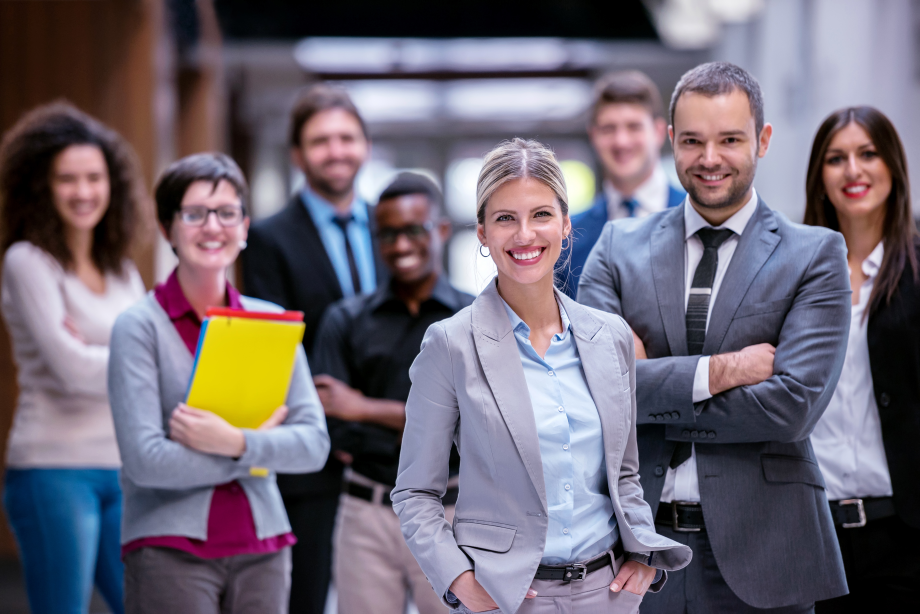
#> input picture Haarcascade Classifier/images/faces_001.jpg, 3680 x 2456 px (shown at 1/4 size)
$ jupyter execute Image-Face-Detection-Cascade-Classifier.ipynb   (shell and % lines are left out)
#> lines starting #> are read from the running program, lines starting #| are printed output that depends on the picture; after the words box and inside, x2 and y2 are one past the last pixel; in counts of white or black regions, pixels touching at a corner belong together
[cell 1]
import cv2
import numpy as np
import matplotlib.pyplot as plt

[cell 2]
image = cv2.imread('images/faces_001.jpg')
#> image is the input picture: shape (2456, 3680, 3); mean B, G, R 114.9, 102.8, 110.5
image = cv2.cvtColor(image, cv2.COLOR_BGR2RGB)

[cell 3]
image.shape
#> Out = (2456, 3680, 3)

[cell 4]
plt.imshow(image)

[cell 5]
image = cv2.resize(image, (800,600))
#> image: shape (600, 800, 3)

[cell 6]
image.shape
#> Out = (600, 800, 3)

[cell 7]
plt.imshow(image)

[cell 8]
image_gray = cv2.cvtColor(image, cv2.COLOR_RGB2GRAY)
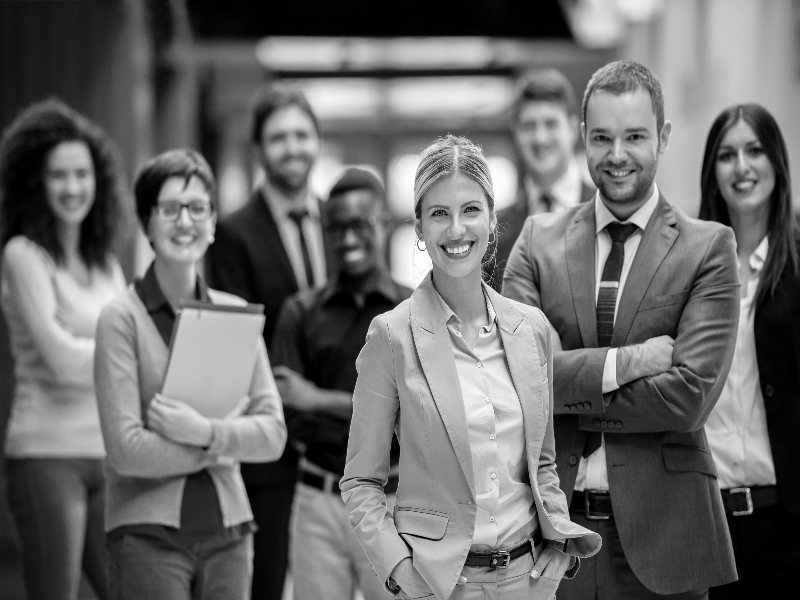
#> image_gray: shape (600, 800); min 0, max 255, mean 106.4

[cell 9]
image_gray.shape
#> Out = (600, 800)

[cell 10]
#cv2.imshow("Gray",image_gray)
#cv2.waitKey(0)
#cv2.destroyAllWindows()

[cell 11]
plt.imshow(image_gray)

## Detecting Faces

[cell 12]
face_detector = cv2.CascadeClassifier('haarcascade_frontalface_default.xml')

[cell 13]
detections = face_detector.detectMultiScale(image_gray)
#> detections = [[714, 370, 49, 49], [453, 339, 59, 59], [507, 99, 70, 70], [257, 111, 68, 68], [35, 148, 69, 69], [147, 180, 76, 76], [704, 125, 77, 77], [514, 151, 64, 64], [571, 99, 99, 99], [411, 177, 91, 91], [320, 184, 110, 110]]

[cell 14]
detections
#> Out has the same summary as detections

[cell 15]
len(detections) # faces detected
#> Out = 11

[cell 16]
for (x,y,w,h) in detections:
    #print(x,y,w,h)
    cv2.rectangle(image, (x,y), (x+w,y+h), (255,255,0), 2)
#> this loop made 11 passes
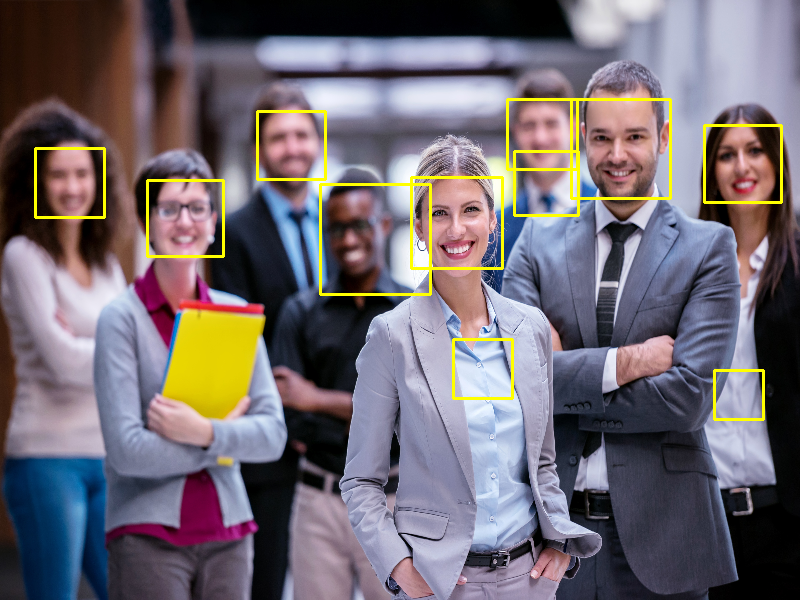
#> image: shape (600, 800, 3); mean R, G, B 112.9, 105.4, 112

plt.imshow(image)
#cv2.imshow('Detected',image)
#cv2.waitKey(0)
#cv2.destroyAllWindows()

## Improve False Postive bounding box with Haarcascade parameters

[cell 17]
image = cv2.imread('images/faces_001.jpg')
#image = cv2.cvtColor(image, cv2.COLOR_BGR2RGB)
image = cv2.resize(image, (800,600))
image_gray = cv2.cvtColor(image, cv2.COLOR_RGB2GRAY)
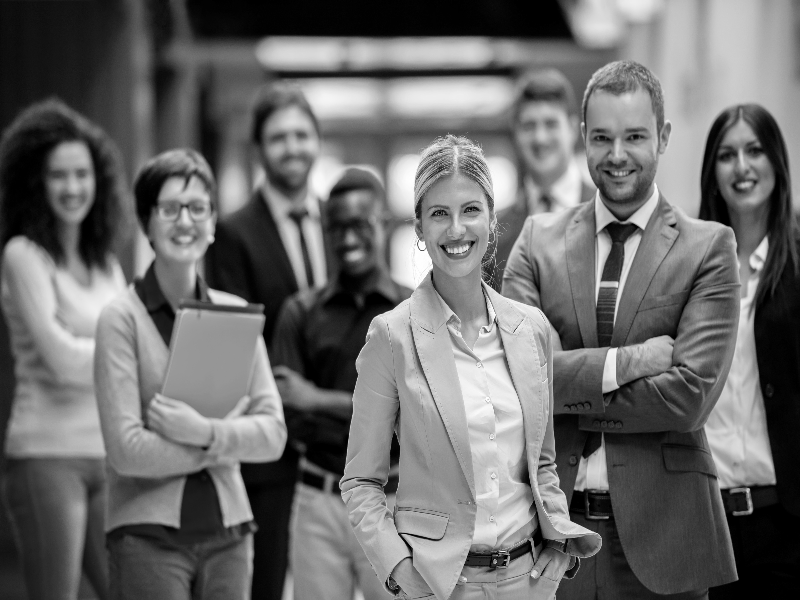
#> image_gray: shape (600, 800); min 0, max 255, mean 107.2
face_detector = cv2.CascadeClassifier('haarcascade_frontalface_default.xml')
detections = face_detector.detectMultiScale(image_gray, scaleFactor=1.45)  # parameter passed
#> detections = [[504, 97, 73, 73], [254, 109, 73, 73], [703, 127, 73, 73], [34, 146, 73, 73], [147, 181, 73, 73], [566, 97, 106, 106], [404, 172, 106, 106]]
for (x,y,w,h) in detections:
    cv2.rectangle(image, (x,y), (x+w, y+h), (0,255,0), 2)
#> this loop made 7 passes
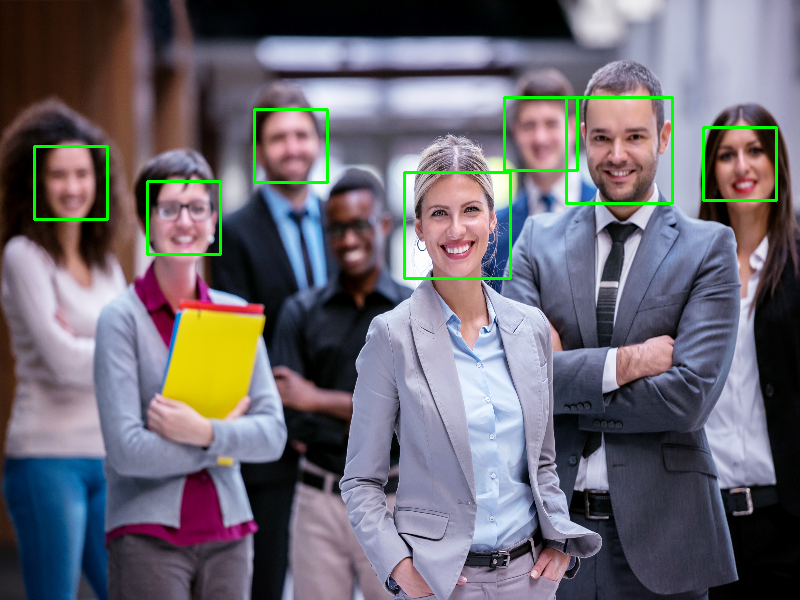
#> image: shape (600, 800, 3); mean B, G, R 113, 104.7, 108.5
plt.imshow(image)

cv2.imshow('Detected',image)
cv2.waitKey(0)
cv2.destroyAllWindows()

[cell 18]
image = cv2.imread('images/faces_002.jpg')
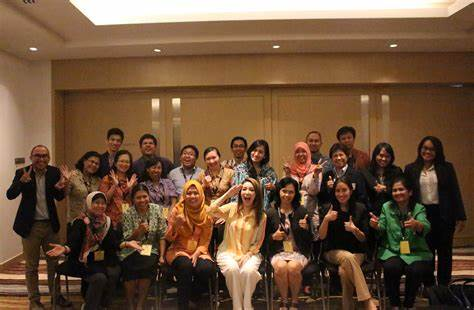
#> input picture Haarcascade Classifier/images/faces_002.jpg, 474 x 310 px
#> image is the input picture: shape (310, 474, 3); mean B, G, R 57.1, 80.7, 108.8
#image = cv2.cvtColor(image, cv2.COLOR_BGR2RGB)
image = cv2.resize(image, (800,600))
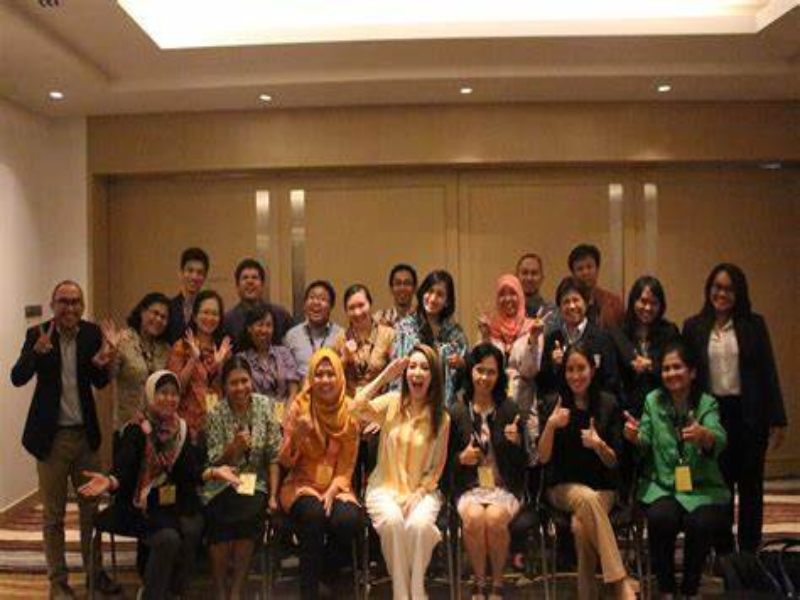
#> image: shape (600, 800, 3); mean B, G, R 56.9, 80.5, 108.7
image_gray = cv2.cvtColor(image, cv2.COLOR_RGB2GRAY)
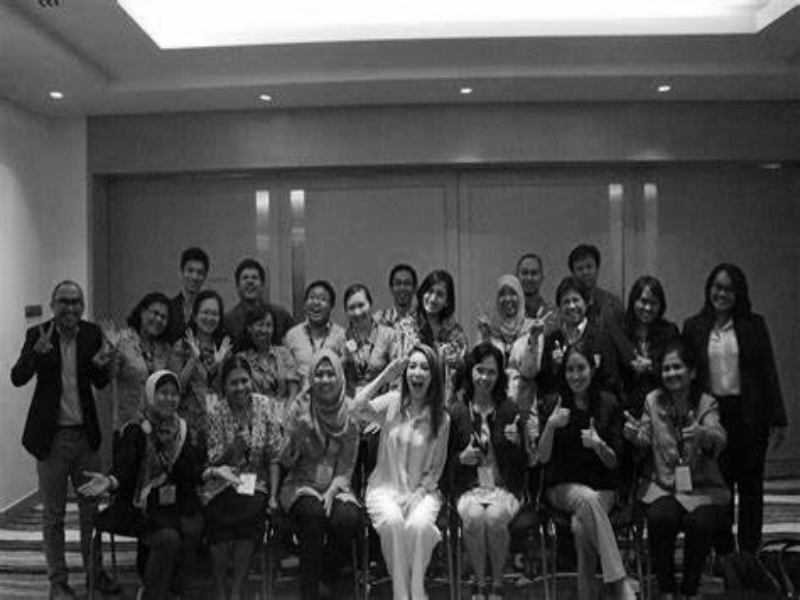
#> image_gray: shape (600, 800); min 0, max 255, mean 76.7
face_detector = cv2.CascadeClassifier('haarcascade_frontalface_default.xml')
#detections = face_detector.detectMultiScale(image_gray, scaleFactor=1.45, minNeighbors=6, minSize=(14,14), maxSize=(100,100)) # parameter passed
face_detections = face_detector.detectMultiScale(image_gray, scaleFactor=1.1) # parameter passed
#> face_detections = 20 rows, first 6: [570, 256, 32, 32], [178, 258, 34, 34], [515, 262, 30, 30], [235, 266, 30, 30], [388, 272, 29, 29], [556, 288, 32, 32]
for (x,y,w,h) in face_detections:
    #print(w,h)
    cv2.rectangle(image, (x,y), (x+w, y+h), (0,255,0), 2)
#> this loop made 20 passes
#> (x, y, w, h) on passes 1 to 12: (570, 256, 32, 32), (178, 258, 34, 34), (515, 262, 30, 30), (235, 266, 30, 30), (388, 272, 29, 29), (556, 288, 32, 32), (194, 301, 30, 30), (152, 381, 32, 32), (706, 276, 33, 33), (302, 286, 32, 32), (632, 290, 32, 32), (139, 302, 29, 29)
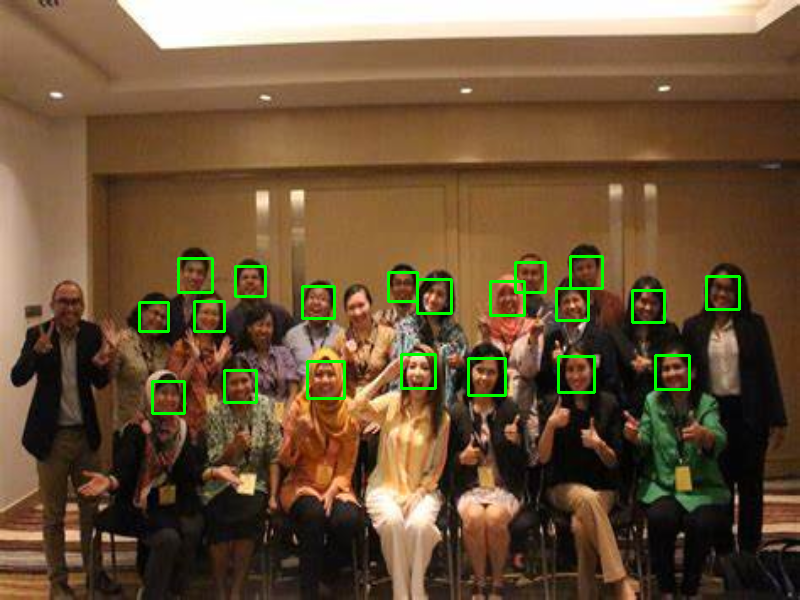
#> image: shape (600, 800, 3); 1.58% of pixels changed, all inside (x1, y1, x2, y2) = (138, 255, 741, 415)
plt.imshow(image)

cv2.imshow('Detected',image)
cv2.waitKey(0)
cv2.destroyAllWindows()

## Eye Detection

[cell 19]
image = cv2.imread('images/faces_001.jpg')
image = cv2.cvtColor(image, cv2.COLOR_BGR2RGB)
image = cv2.resize(image, (800,600))
image_gray = cv2.cvtColor(image, cv2.COLOR_RGB2GRAY)
face_detector = cv2.CascadeClassifier('haarcascade_frontalface_default.xml')
eye_detector = cv2.CascadeClassifier('haarcascade_eye.xml')
#detections = face_detector.detectMultiScale(image_gray, scaleFactor=1.45, minNeighbors=6, minSize=(14,14), maxSize=(100,100)) # parameter passed
face_detections = face_detector.detectMultiScale(image_gray, scaleFactor=1.2) # parameter passed
#> face_detections = [[507, 99, 71, 71], [257, 110, 69, 69], [36, 149, 69, 69], [705, 126, 75, 75], [146, 179, 77, 77], [570, 102, 95, 95], [410, 176, 92, 92]]
for (x,y,w,h) in face_detections:
    cv2.rectangle(image, (x,y), (x+w, y+h), (0,255,0), 2)
#> this loop made 7 passes
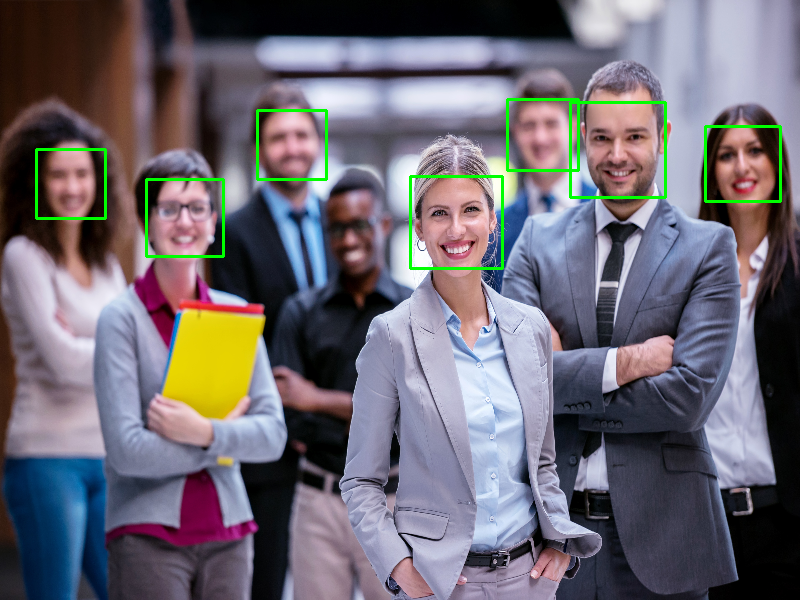
#> image: shape (600, 800, 3); mean R, G, B 108.7, 104.7, 113.2

eye_detections = eye_detector.detectMultiScale(image_gray, scaleFactor=1.12, maxSize=(35,35))
#> eye_detections = [[538, 111, 24, 24], [293, 125, 21, 21], [621, 126, 23, 23], [588, 126, 25, 25], [743, 140, 22, 22], [717, 144, 22, 22], [69, 162, 22, 22], [536, 194, 21, 21], [459, 199, 24, 24], [426, 201, 24, 24], [180, 167, 26, 26], [169, 223, 29, 29]]
for (x,y,w,h) in eye_detections:
    #print(w,h)
    cv2.rectangle(image, (x,y), (x+w, y+h), (0,0,255), 2)
#> this loop made 12 passes
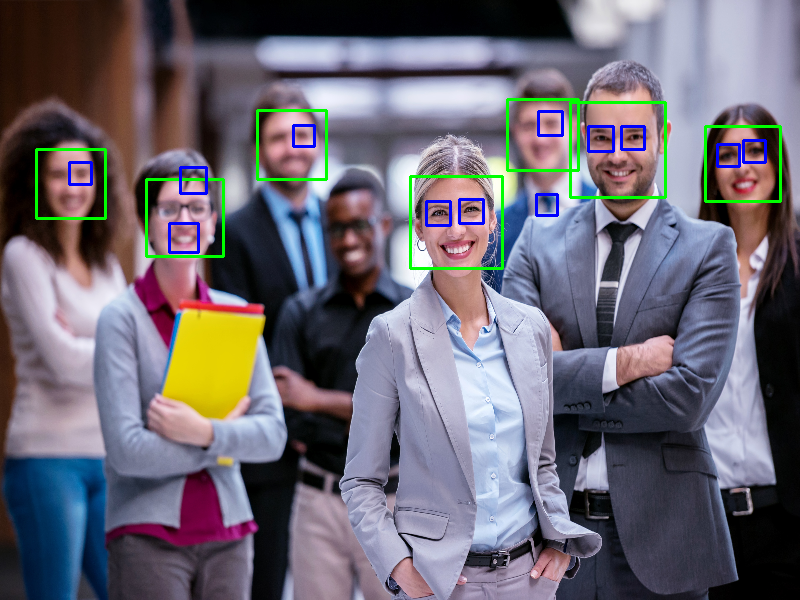
#> image: shape (600, 800, 3); 0.7% of pixels changed, all inside (x1, y1, x2, y2) = (68, 110, 767, 254)

plt.imshow(image)

cv2.imshow('Detected',image)
cv2.waitKey(0)
cv2.destroyAllWindows()
